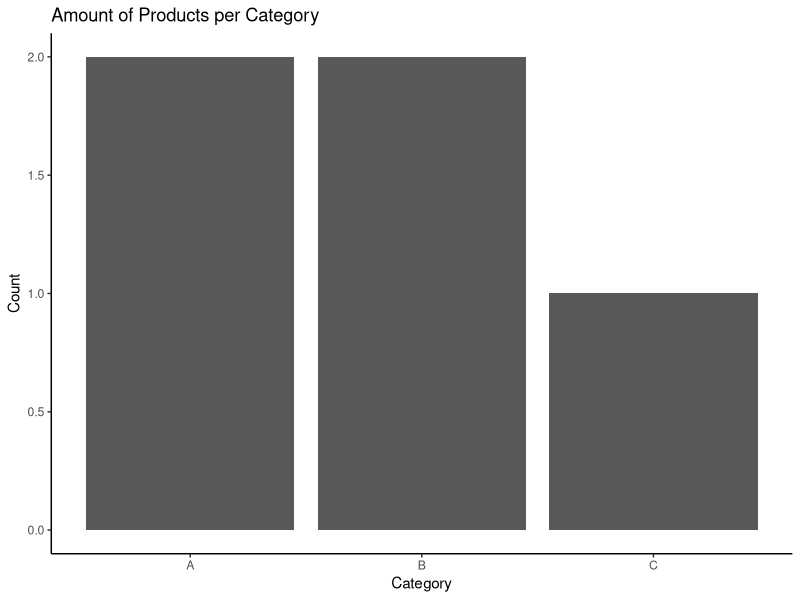
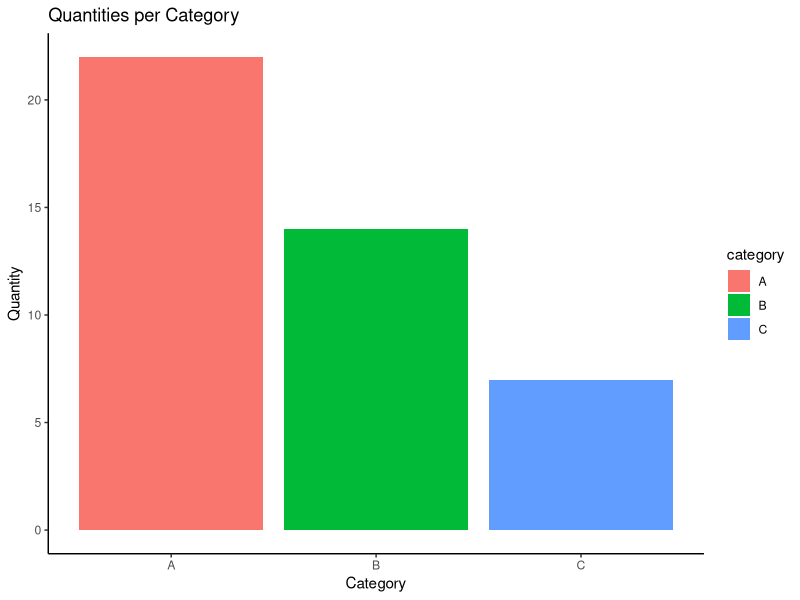

Reproduce these figures in R, in order.
# Exercise 3 – Bar Plots
# Using the products data frame (Ex. 16, Mixed Folder):
# Tasks:
# 1. Create a bar plot showing the number of products per category.
# 2. Create a bar plot showing total quantity per category.
# 3. Change the fill color based on category.
# 4. Add labels and a title.
# 5. Try a different theme (e.g., theme_classic()).

library(tidyverse)

#Dataset
products <- data.frame(product_id = c(101, 102, 103, 104, 105),
                       category = c("A", "B", "A", "C", "B"),
                       price = c(25.5, 40.0, 35.0, 50.0, 45.0),
                       quantity = c(10, 5, 12, 7, 9))

# 1. Create a bar plot showing the number of products per category
products %>%
  ggplot(aes(category))+
  geom_bar()+
  labs(x="Category", 
       y="Count", 
       title="Amount of Products per Category")+
  theme_classic()

# 2. Create a bar plot showing total quantity per category
products %>%
  ggplot(aes(category, quantity, fill=category))+
  geom_bar(stat = "identity")+
  labs(x="Category", 
       y="Quantity", 
       title="Quantities per Category")+
  theme_classic()
